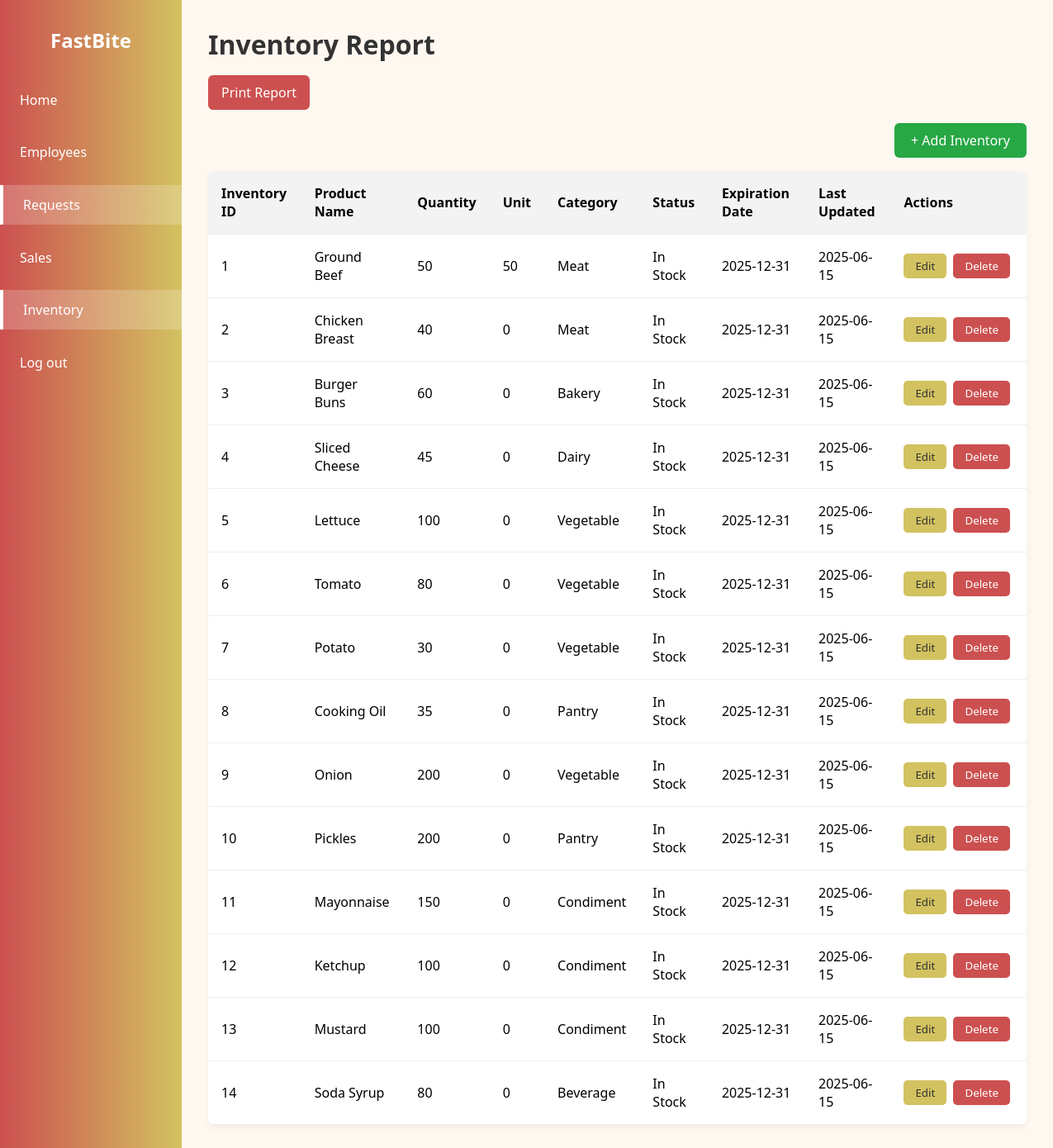
The page /inventory-report.php (signed in) on the database as committed earlier.
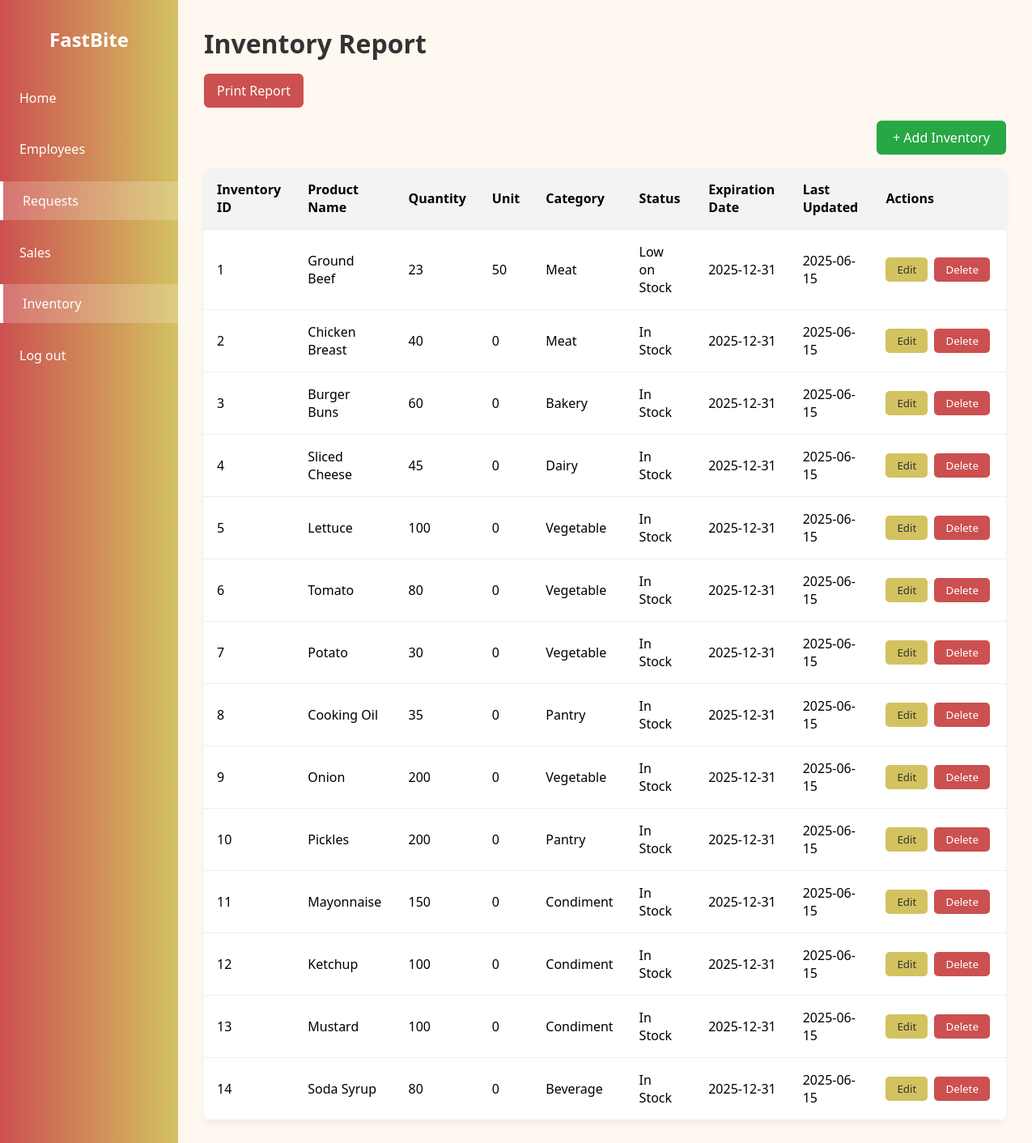
The same page on the database as committed later.
### tables this page shows
CREATE TABLE `inventory` (
  `Inventory_ID` int(11) NOT NULL,
  `Product_ID` int(11) NOT NULL,
  `Quantity` int(11) NOT NULL,
  `Stock_Status` varchar(255) NOT NULL,
  `Last_Updated` date NOT NULL
);

CREATE TABLE `products` (
  `Product_ID` int(11) NOT NULL,
  `Product_Name` varchar(255) NOT NULL,
  `Description` varchar(255) NOT NULL,
  `Unit` int(11) NOT NULL,
  `Category` varchar(255) NOT NULL,
  `Product_Status` varchar(255) NOT NULL,
  `Expiration_Date` date NOT NULL
);

### inventory-report.php (the view, shortened to what this page needs)
<?php
include('includes/config.php');
$sql = "SELECT
            i.Inventory_ID,
            i.Quantity,
            i.Stock_Status,
            i.Last_Updated,
            p.Product_ID,
            p.Product_Name,
            p.Unit,
            p.Category,
            p.Expiration_Date
        FROM inventory i
        LEFT JOIN products p ON i.Product_ID = p.Product_ID";
$query = $dbh->prepare($sql);
$query->execute();
$items = $query->fetchAll(PDO::FETCH_ASSOC);
?>
<!DOCTYPE html>
<html lang="en">
<head>
</head>
<body>
  <div class="sidebar">
    <h2>FastBite</h2>
    <ul>
      <li><a href="admin-dashboard.php">Home</a></li>
      <li><a href="employee-database.php">Employees</a></li>
      <li><a href="requests.php" class="active">Requests</a></li>
      <li><a href="sales-report.php">Sales</a></li>
      <li><a href="inventory-report.php" class="active">Inventory</a></li>
      <li><a href="logout.php">Log out</a></li>
    </ul>
  </div>
  <div class="main-content">
    <h1>Inventory Report</h1>
    <button class="print-btn" onclick="window.print()">Print Report</button>
    <div style="display: flex; justify-content: flex-end; align-items: center; margin-bottom: 1rem;">
      <button class="add-btn" onclick="openAddModal()" style="background:#28a745; color:white; border:none; border-radius:6px; padding:10px 20px; font-size:1rem; cursor:pointer;">+ Add Inventory</button>
    </div>
    <div class="container">
      <table>
        <thead>
          <tr>
            <th>Inventory ID</th>
            <th>Product Name</th>
            <th>Quantity</th>
            <th>Unit</th>
            <th>Category</th>
            <th>Status</th>
            <th>Expiration Date</th>
            <th>Last Updated</th>
            <th>Actions</th>
          </tr>
        </thead>
        <tbody>
          <?php if ($items): ?>
            <?php foreach ($items as $item): ?>
              <?php
                $quantity = (int)$item['Quantity'];
                if ($quantity == 0) {
                    $stock_status = 'Out of Stock';
                } elseif ($quantity < 25) {
                    $stock_status = 'Low on Stock';
                } elseif ($quantity >= 25) {
                    $stock_status = 'In Stock';
                } else {
                    $stock_status = 'Unknown';
                }
              ?>
              <tr>
                <td><?= htmlspecialchars($item['Inventory_ID']) ?></td>
                <td><?= htmlspecialchars($item['Product_Name']) ?></td>
                <td><?= htmlspecialchars($item['Quantity']) ?></td>
                <td><?= htmlspecialchars($item['Unit']) ?></td>
                <td><?= htmlspecialchars($item['Category']) ?></td>
                <td><?= $stock_status ?></td>
                <td><?= htmlspecialchars($item['Expiration_Date']) ?></td>
                <td><?= htmlspecialchars($item['Last_Updated']) ?></td>
                <td style="white-space:nowrap;">
                  <button class="edit-btn" onclick="openEditModal(<?= $item['Inventory_ID'] ?>, '<?= htmlspecialchars(addslashes($item['Product_Name'])) ?>', <?= $item['Quantity'] ?>, '<?= htmlspecialchars(addslashes($item['Unit'])) ?>', '<?= htmlspecialchars(addslashes($item['Category'])) ?>', '<?= $item['Expiration_Date'] ?>')" style="background:#d3c260; color:#333; border:none; border-radius:5px; padding:6px 14px; margin-right:4px; cursor:pointer;">Edit</button>
                  <button class="delete-btn" onclick="confirmDelete(<?= $item['Inventory_ID'] ?>)" style="background:#cc5050; color:white; border:none; border-radius:5px; padding:6px 14px; margin-right:4px; cursor:pointer;">Delete</button>
                </td>
              </tr>
            <?php endforeach; ?>
          <?php else: ?>
            <tr><td colspan="9">No inventory data available.</td></tr>
          <?php endif; ?>
        </tbody>
      </table>
    </div>
  </div>
</body>
</html>

Rows that differ between the two databases and show on the page:
changed inventory "Ground Beef": Quantity "50" → "23"; Quantity "In Stock" → "Low on Stock"
